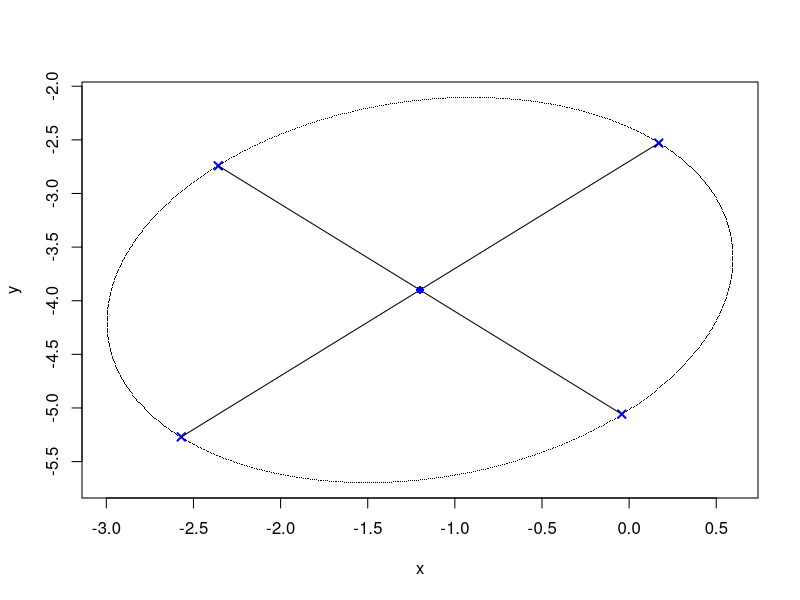
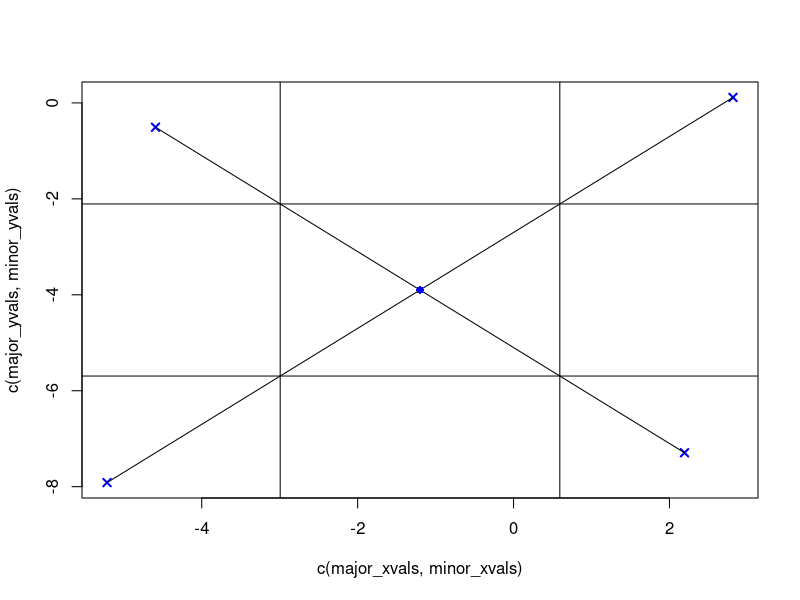

The R script that drew these images, in order:
# QUIZ 1
# A. GILL

library("ellipse")

# QUESTION 3

n <- 12
p = 2
xbar <- cbind(c(-1.2, -3.9))
S <- rbind(c(6,1), c(1,6))
Sinv <- solve(S)

# PART A - confidence ellipsoid at level 90%

alpha <- 0.1
S.eig <- eigen(S)
scale <- p*(n-1)*qf(1-alpha, p, n-p)/(n*(n-p))

# major axis endpoints
(major_pt1 <- xbar - S.eig$vectors[,1] * sqrt(S.eig$values[1]*scale))
(major_pt2 <- xbar + S.eig$vectors[,1] * sqrt(S.eig$values[1]*scale))

# minor axis endpoints
(minor_pt1 <- xbar - S.eig$vectors[,2] * sqrt(S.eig$values[2]*scale))
(minor_pt2 <- xbar + S.eig$vectors[,2] * sqrt(S.eig$values[2]*scale))

# vector of x-coordinates for major axis
major_xvals <- c(major_pt1[1], major_pt2[1])

# vector of y-coordinates for major axis
major_yvals <- c(major_pt1[2], major_pt2[2])

# vector of x-coordinates for minor axis
minor_xvals <- c(minor_pt1[1], minor_pt2[1])

# vector of y-coordinates for minor axis
minor_yvals <- c(minor_pt1[2], minor_pt2[2])

# plot ellipse and major and minor axes
plot(ellipse(cov2cor(S), centre=c(-1.2, -3.9), t=qt(1-alpha/2, n-1), npoints=1000), pch=".", cex=1)
points(c(major_xvals,minor_xvals), c(major_yvals,minor_yvals), pch=4, col="blue", lwd=2)
lines(major_xvals, major_yvals)
lines(minor_xvals, minor_yvals)
points(xbar[1], xbar[2], pch=16, col="blue")

# PART B - confidence ellipsoid for known variance

# to build the ellipse, everything stays the same except for the scale

scale <- qchisq(1-alpha, p)

# major axis endpoints
(major_pt1 <- xbar - S.eig$vectors[,1] * sqrt(S.eig$values[1]*scale))
(major_pt2 <- xbar + S.eig$vectors[,1] * sqrt(S.eig$values[1]*scale))

# minor axis endpoints
(minor_pt1 <- xbar - S.eig$vectors[,2] * sqrt(S.eig$values[2]*scale))
(minor_pt2 <- xbar + S.eig$vectors[,2] * sqrt(S.eig$values[2]*scale))

# vector of x-coordinates for major axis
major_xvals <- c(major_pt1[1], major_pt2[1])

# vector of y-coordinates for major axis
major_yvals <- c(major_pt1[2], major_pt2[2])

# vector of x-coordinates for minor axis
minor_xvals <- c(minor_pt1[1], minor_pt2[1])

# vector of y-coordinates for minor axis
minor_yvals <- c(minor_pt1[2], minor_pt2[2])

# plot major and minor axes
plot(c(major_xvals,minor_xvals), c(major_yvals,minor_yvals), pch=4, col="blue", lwd=2)
lines(major_xvals, major_yvals)
lines(minor_xvals, minor_yvals)
points(xbar[1], xbar[2], pch=16, col="blue")

# PART C - projection to get confidence interval

scale <- p*(n-1)*qf(1-alpha, p, n-p)/(n*(n-p))

# for variable x1
l_x1 <- c(1,0)
x1_ci_low <- c(crossprod(l_x1, xbar)) - sqrt(scale * t(l_x1) %*% S %*% l_x1)
x1_ci_high <- c(crossprod(l_x1, xbar)) + sqrt(scale * t(l_x1) %*% S %*% l_x1)

# for variable x2
l_x2 <- c(0,1)
x2_ci_low <- c(crossprod(l_x2, xbar)) - sqrt(scale * t(l_x2) %*% S %*% l_x2)
x2_ci_high <- c(crossprod(l_x2, xbar)) + sqrt(scale * t(l_x2) %*% S %*% l_x2)

# plot x1 CI as vertical lines
# plot x2 CI as horizontal lines
abline(v=c(x1_ci_low, x1_ci_high))
abline(h=c(x2_ci_low, x2_ci_high))

# PART D - Bonferroni method to get confidence intervals
